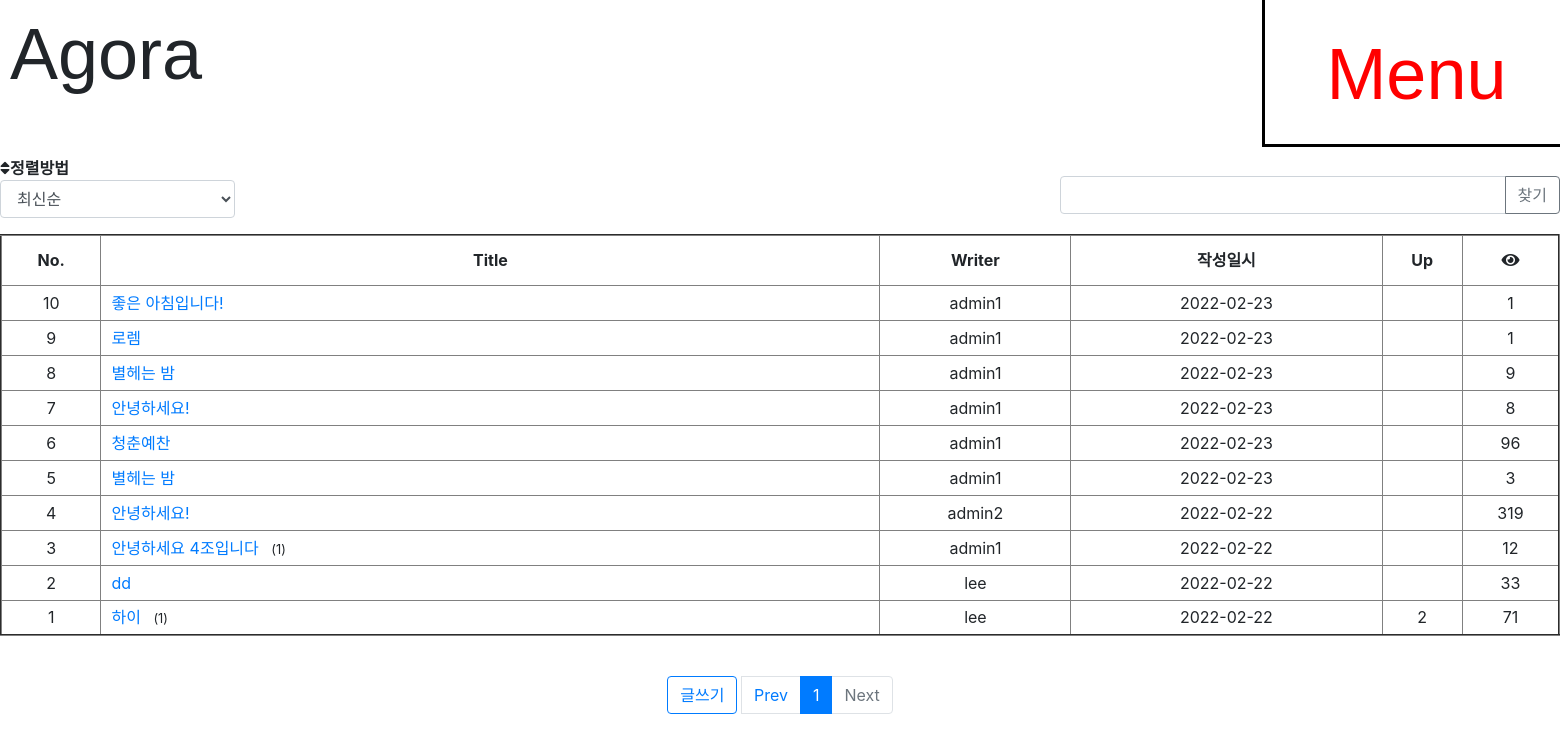
Page /board/ on the earlier database version.
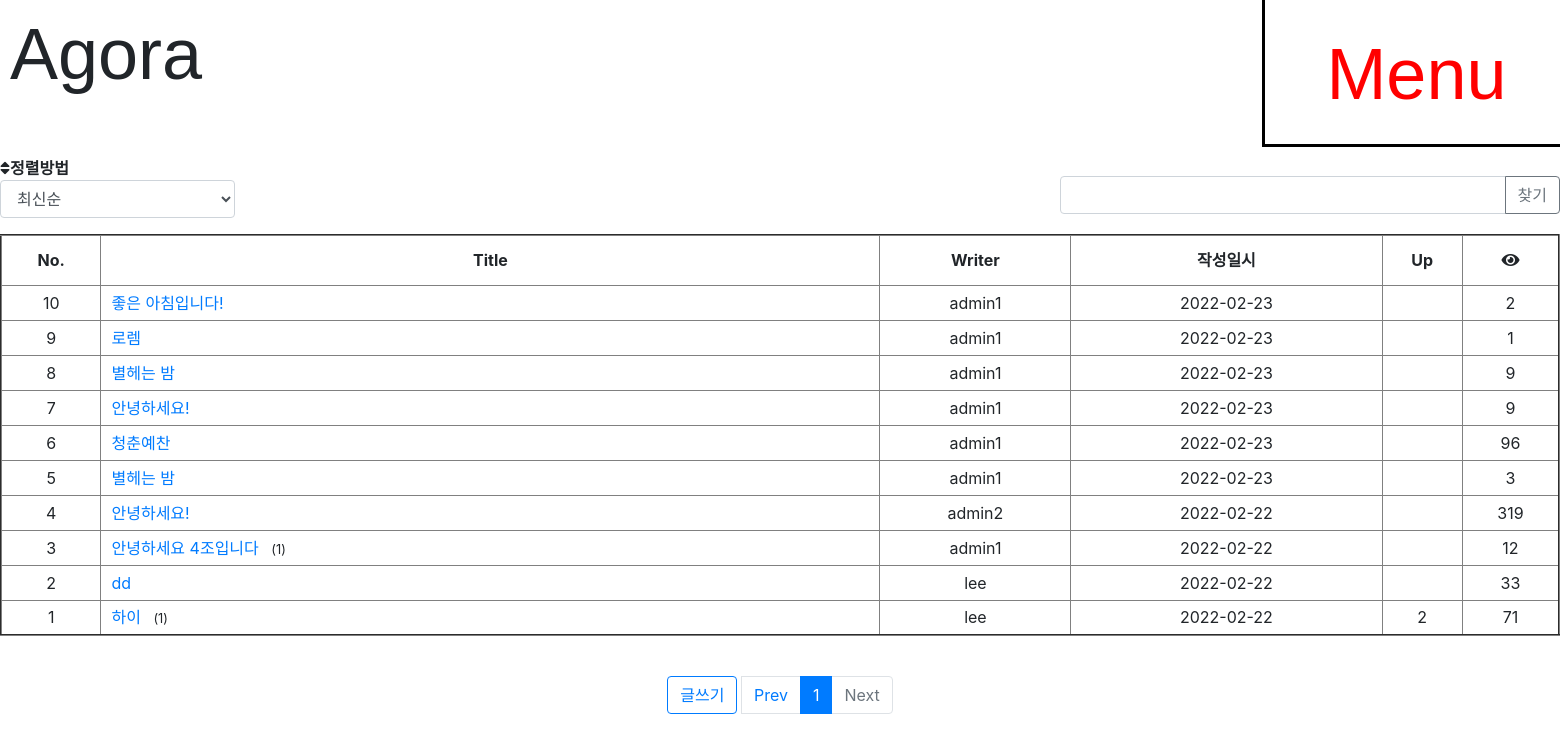
Same page on the later database version.
### pybo/models.py (models this page shows, shortened)
class Question(models.Model):
  author = models.ForeignKey(User, on_delete=models.CASCADE,
                              related_name='author_question')
  subject = models.CharField(max_length=200)
  content = models.TextField()
  modify_date = models.DateTimeField(null=True, blank=True)
  create_date = models.DateTimeField()
  voter = models.ManyToManyField(User, related_name='voter_question')
  hit = models.PositiveIntegerField(default=0)

### pybo/views/base_views.py (the view, shortened to what this page needs)
# urls.py: path('',base_views.index,name='index'),
def index(request):
    page = request.GET.get('page','1')
    kw = request.GET.get('kw','')
    so = request.GET.get('so','recent')
    if so == 'recommend':
        question_list = Question.objects.annotate(
            num_voter=Count('voter')).order_by('-num_voter','-create_date')
    elif so == 'popular':
        question_list = Question.objects.annotate(
            num_answer=Count('answer')).order_by('-num_answer','-create_date')
    elif so == 'most':
        question_list = Question.objects.annotate(
            num_hit=Count('hit')).order_by('-hit','-create_date')
    else:
        question_list = Question.objects.order_by('-create_date')
    paginator = Paginator(question_list, 10)
    page_obj = paginator.get_page(page)
    context = {'question_list' : page_obj, 'page' : page, 'kw' : kw, 'so' : so }
    return render(request, 'pybo/question_list.html', context)

### pybo/templatetags/pybo_filter.py (called while the page is built)
@register.filter
def sub(value, arg):
    return value - arg

### users/templates/pybo/question_list.html (shortened to what this page needs)
{% extends 'base.html' %}
{% load pybo_filter %}
{% block content %}
  <div class="row justify-content-between my-3">
    <div class="col-2"><i class='fas fa-sort'>정렬방법</i>
      <select class="form-control so">
        <option value="recent" {% if so == 'recent' %}selected{% endif %}>
          최신순
        </option>
      </select>
    </div>
    <div class="col-4 input-group" id="search">
      <input type="text" class="form-control kw"
            value="{{kw|default_if_none:''}}">
      <div class="input-group-append">
        <button class="btn btn-outline-secondary" type="button" id="btn_search">찾기</button>
      </div>
    </div>
  </div>
  <table id="table" border='2'>
    <thead>
      <tr class="text-center">
        <th>No.</th>
        <th style="width:50%">Title</th>
        <th>Writer</td>
        <th>작성일시</th>
        <th>Up</th>
        <th><i class="fas fa-eye"></i>
      </tr>
    </thead>
    <tbody>
      {% if question_list %}
      {% for question in question_list %}
      <tr class ="text-center">
        <td>{{ question_list.paginator.count|sub:question_list.start_index|sub:forloop.counter0|add:1 }}</td>
        <td class="text-left">
          <a href="{% url 'pybo:detail' question.id %}"> &nbsp;&nbsp;{{ question.subject }}</a>
          {% if question.answer_set.count > 0 %}
          <span class="text=danger small ml-2">
            ({{question.answer_set.count }})
          </span>
          {% endif %}
        </td>
        <td>{{ question.author.username }}</td>
        <td>{{ question.create_date | date:'Y-m-d' }}</td>
        <td>
          {% if question.voter.all.count > 0 %}
          <span class-"badge badge-warning px-2 py-1">
            {{ question.voter.all.count }}
          </span>
          {% endif %}
        </td>
        <td>{{ question.hit }}</td>
      </tr>
      {% endfor %} {% else %}
      <tr>
        <td colspan="3">질문이 없습니다.</td>
      </tr>
      {% endif %}
    </tbody>
  </table>
  <p>&nbsp;</p>
  <ul class="pagination justify-content-center">
    <li><a href="{% url 'pybo:question_create' %}" class="btn btn-outline-primary">글쓰기</a></li>
    <li>&nbsp; </li>
    {% if question_list.has_previous %}
    <li class="page-item">
      <a class="page-link" data-page="{{ question_list.previous_page_number }}" href="#">Prev</a>
    </li>
    {% else %}
      <a class="page-link" tabindex="-1" aria-disabled="true" href="#"> Prev</a>
    {% endif %} {% for page_number in question_list.paginator.page_range %}
    {% if page_number >= question_list.number|add:-5 and page_number <= question_list.number|add:5 %}
    {% if page_number == question_list.number %}
    <li class="page-item active" aria-current="page">
      <a class="page-link" data-page="{{ page_number }}" href="#">{{ page_number }}</a>
    </li>
    {% else %}
    <li class="page-item">
      <a class="page-link" href="?page={{ page_number }}">{{ page_number }}</a>
    </li>
    {% endif %} {% endif %} {% endfor %} {% if question_list.has_next %}
    <li class="page-item">
      <a class="page-link" data-page="{{ question_list.next_page_number }} "href="#">Next</a>
    </li>
    {% else %}
    <li class="page-item disabled">
      <a class="page-link" tabindex="-1" aria-disabled="true" href="#">Next</a>
    </li>
    {% endif %}
  </ul>
{% endblock %}

Differences in the rows shown:
changed Question "좋은 아침입니다!": hit "1" → "2"
changed Question (number 4 of 10 on the later page): hit "8" → "9"
